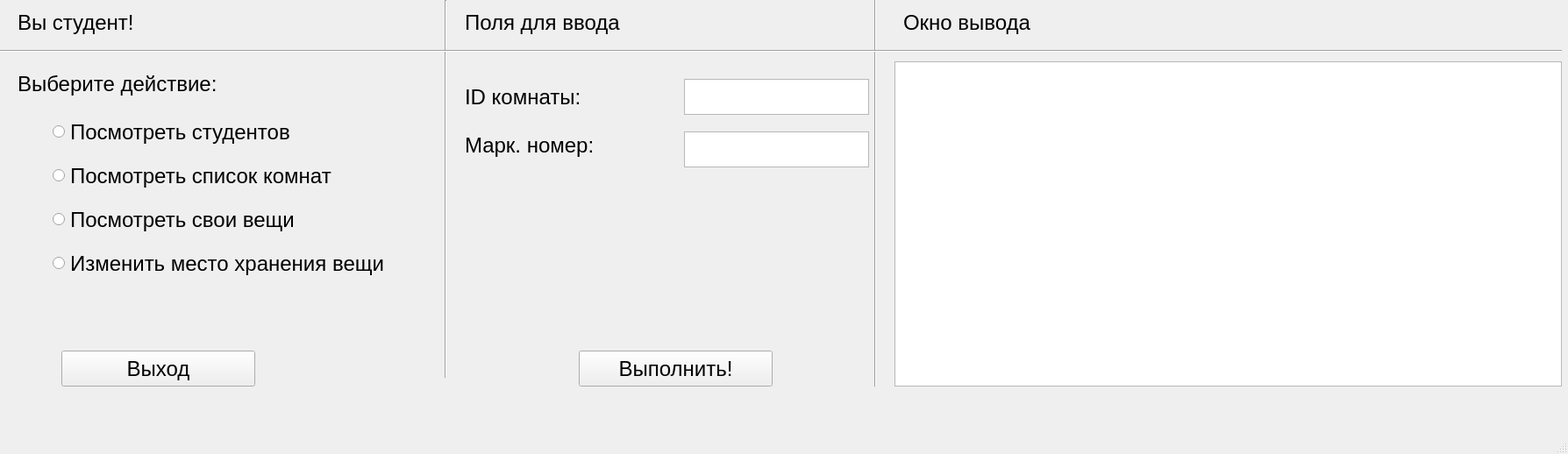
<?xml version="1.0" encoding="UTF-8"?>
<ui version="4.0">
 <class>ClientWindow</class>
 <widget class="QMainWindow" name="ClientWindow">
  <property name="geometry">
   <rect>
    <x>0</x>
    <y>0</y>
    <width>1788</width>
    <height>518</height>
   </rect>
  </property>
  <property name="font">
   <font>
    <pointsize>18</pointsize>
   </font>
  </property>
  <property name="windowTitle">
   <string>MainWindow</string>
  </property>
  <widget class="QWidget" name="centralwidget">
   <widget class="QRadioButton" name="r1">
    <property name="geometry">
     <rect>
      <x>60</x>
      <y>130</y>
      <width>281</width>
      <height>41</height>
     </rect>
    </property>
    <property name="font">
     <font>
      <pointsize>18</pointsize>
     </font>
    </property>
    <property name="text">
     <string>Посмотреть студентов</string>
    </property>
   </widget>
   <widget class="QRadioButton" name="r3">
    <property name="geometry">
     <rect>
      <x>60</x>
      <y>230</y>
      <width>431</width>
      <height>41</height>
     </rect>
    </property>
    <property name="font">
     <font>
      <pointsize>18</pointsize>
     </font>
    </property>
    <property name="text">
     <string>Посмотреть свои вещи</string>
    </property>
   </widget>
   <widget class="QLabel" name="label_2">
    <property name="geometry">
     <rect>
      <x>20</x>
      <y>80</y>
      <width>251</width>
      <height>31</height>
     </rect>
    </property>
    <property name="font">
     <font>
      <pointsize>18</pointsize>
     </font>
    </property>
    <property name="text">
     <string>Выберите действие:</string>
    </property>
   </widget>
   <widget class="QPushButton" name="enter">
    <property name="geometry">
     <rect>
      <x>660</x>
      <y>400</y>
      <width>221</width>
      <height>41</height>
     </rect>
    </property>
    <property name="font">
     <font>
      <pointsize>18</pointsize>
     </font>
    </property>
    <property name="text">
     <string>Выполнить!</string>
    </property>
   </widget>
   <widget class="QTextEdit" name="markEdit">
    <property name="geometry">
     <rect>
      <x>780</x>
      <y>150</y>
      <width>211</width>
      <height>41</height>
     </rect>
    </property>
    <property name="font">
     <font>
      <pointsize>18</pointsize>
     </font>
    </property>
   </widget>
   <widget class="QLabel" name="label">
    <property name="geometry">
     <rect>
      <x>20</x>
      <y>0</y>
      <width>201</width>
      <height>51</height>
     </rect>
    </property>
    <property name="font">
     <font>
      <pointsize>18</pointsize>
     </font>
    </property>
    <property name="text">
     <string>Вы студент!</string>
    </property>
   </widget>
   <widget class="QRadioButton" name="r2">
    <property name="geometry">
     <rect>
      <x>60</x>
      <y>180</y>
      <width>351</width>
      <height>41</height>
     </rect>
    </property>
    <property name="font">
     <font>
      <pointsize>18</pointsize>
     </font>
    </property>
    <property name="text">
     <string>Посмотреть список комнат</string>
    </property>
   </widget>
   <widget class="QRadioButton" name="r4">
    <property name="geometry">
     <rect>
      <x>60</x>
      <y>280</y>
      <width>431</width>
      <height>41</height>
     </rect>
    </property>
    <property name="font">
     <font>
      <pointsize>18</pointsize>
     </font>
    </property>
    <property name="text">
     <string>Изменить место хранения вещи</string>
    </property>
   </widget>
   <widget class="Line" name="line">
    <property name="geometry">
     <rect>
      <x>500</x>
      <y>0</y>
      <width>16</width>
      <height>431</height>
     </rect>
    </property>
    <property name="font">
     <font>
      <pointsize>18</pointsize>
     </font>
    </property>
    <property name="orientation">
     <enum>Qt::Vertical</enum>
    </property>
   </widget>
   <widget class="QTableWidget" name="tableWidget">
    <property name="geometry">
     <rect>
      <x>1020</x>
      <y>70</y>
      <width>761</width>
      <height>371</height>
     </rect>
    </property>
    <property name="font">
     <font>
      <pointsize>18</pointsize>
     </font>
    </property>
   </widget>
   <widget class="QLabel" name="label_10">
    <property name="geometry">
     <rect>
      <x>1030</x>
      <y>10</y>
      <width>161</width>
      <height>31</height>
     </rect>
    </property>
    <property name="font">
     <font>
      <pointsize>18</pointsize>
     </font>
    </property>
    <property name="text">
     <string>Окно вывода</string>
    </property>
   </widget>
   <widget class="QLabel" name="label_3">
    <property name="geometry">
     <rect>
      <x>530</x>
      <y>-10</y>
      <width>201</width>
      <height>71</height>
     </rect>
    </property>
    <property name="font">
     <font>
      <pointsize>18</pointsize>
     </font>
    </property>
    <property name="text">
     <string>Поля для ввода</string>
    </property>
   </widget>
   <widget class="QTextEdit" name="roomEdit">
    <property name="geometry">
     <rect>
      <x>780</x>
      <y>90</y>
      <width>211</width>
      <height>41</height>
     </rect>
    </property>
    <property name="font">
     <font>
      <pointsize>18</pointsize>
     </font>
    </property>
   </widget>
   <widget class="QLabel" name="label_9">
    <property name="geometry">
     <rect>
      <x>530</x>
      <y>150</y>
      <width>171</width>
      <height>31</height>
     </rect>
    </property>
    <property name="font">
     <font>
      <pointsize>18</pointsize>
     </font>
    </property>
    <property name="text">
     <string>Марк. номер:</string>
    </property>
   </widget>
   <widget class="QLabel" name="label_8">
    <property name="geometry">
     <rect>
      <x>530</x>
      <y>90</y>
      <width>201</width>
      <height>41</height>
     </rect>
    </property>
    <property name="font">
     <font>
      <pointsize>18</pointsize>
     </font>
    </property>
    <property name="text">
     <string>ID комнаты:</string>
    </property>
   </widget>
   <widget class="Line" name="line_3">
    <property name="geometry">
     <rect>
      <x>990</x>
      <y>-10</y>
      <width>16</width>
      <height>451</height>
     </rect>
    </property>
    <property name="font">
     <font>
      <pointsize>18</pointsize>
     </font>
    </property>
    <property name="orientation">
     <enum>Qt::Vertical</enum>
    </property>
   </widget>
   <widget class="Line" name="line_2">
    <property name="geometry">
     <rect>
      <x>0</x>
      <y>50</y>
      <width>1781</width>
      <height>16</height>
     </rect>
    </property>
    <property name="font">
     <font>
      <pointsize>18</pointsize>
     </font>
    </property>
    <property name="orientation">
     <enum>Qt::Horizontal</enum>
    </property>
   </widget>
   <widget class="QPushButton" name="exit">
    <property name="geometry">
     <rect>
      <x>70</x>
      <y>400</y>
      <width>221</width>
      <height>41</height>
     </rect>
    </property>
    <property name="font">
     <font>
      <pointsize>18</pointsize>
     </font>
    </property>
    <property name="text">
     <string>Выход</string>
    </property>
   </widget>
  </widget>
  <widget class="QMenuBar" name="menubar">
   <property name="geometry">
    <rect>
     <x>0</x>
     <y>0</y>
     <width>1788</width>
     <height>33</height>
    </rect>
   </property>
  </widget>
  <widget class="QStatusBar" name="statusbar"/>
 </widget>
 <resources/>
 <connections/>
</ui>
